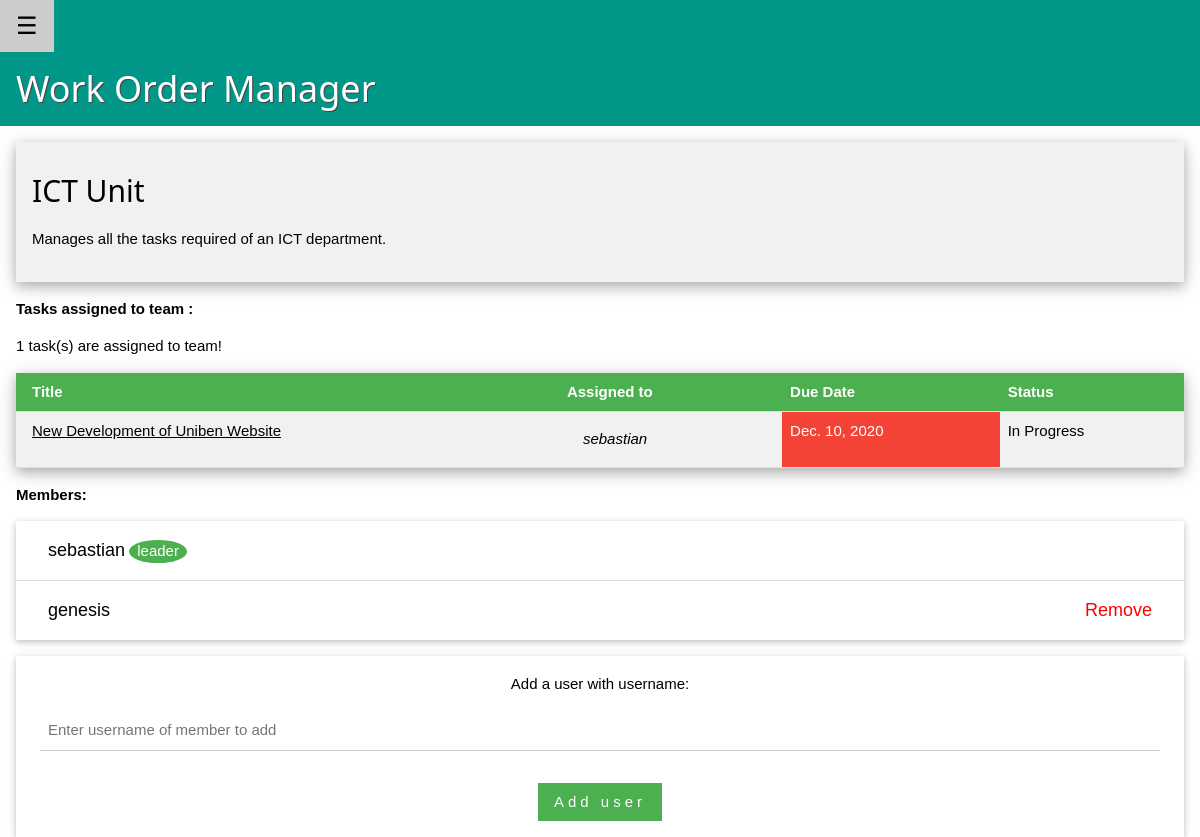
The app's page /teams/1/ (signed in) with its own data.
### task_manager/models.py (models this page shows, shortened)
class Team(models.Model):
    name = models.CharField(max_length=50)
    desc = models.TextField(default='', max_length=1024, blank=True)
    leader = models.ForeignKey(UserModel, on_delete=models.CASCADE, related_name='leading_teams')
    members = models.ManyToManyField(UserModel)
    class Meta:
        ordering = ["name"]
        verbose_name_plural = "Teams"

class Task(models.Model):
    title = models.CharField(max_length=50)
    desc = models.TextField(default="", max_length=1024, blank=True)
    STATUS_CHOICES = (
        ('PLAN', 'Planned'),
        ('PROG', 'In Progress'),
        ('COMP', 'Completed')
    )
    status = models.CharField(max_length=4, choices=STATUS_CHOICES, default='PLAN')
    creator = models.ForeignKey(UserModel, on_delete=models.CASCADE, related_name='created_tasks')
    assigned_to = models.ManyToManyField(UserModel, help_text="Press ctrl to select multiple")
    team = models.ForeignKey(Team, on_delete=models.SET_NULL, null=True, blank=True)
    planned_date = models.DateField(auto_now_add=True)
    accepted_date = models.DateField(null=True, blank=True)
    accepted_by = models.ForeignKey(UserModel, on_delete=models.SET_NULL, null=True, related_name='accepted_tasks', blank=True)
    due_date = models.DateField()
    completed_date = models.DateField(null=True, blank=True)
    def get_absolute_url(self):
        return reverse("task_manager:task_detail", kwargs={"task_id" : self.id})
    def is_overdated(self):
        if self.due_date and datetime.date.today() > self.due_date:
            return True
        else:
            return False
    class Meta:
        ordering = ["planned_date"]
        verbose_name_plural = "Tasks"

### task_manager/views/teams.py (the view)
# urls.py: path('teams/<int:team_id>/', views.team_detail, name='team_detail'),
@login_required
@require_http_methods(["GET"])
def team_detail(request, team_id):
    team = get_object_or_404(Team, id=team_id)
    tasks = team.task_set.exclude(status='COMP')
    if request.user in team.members.all():
        return render(
            request,
            'task_manager/team_detail.html',
            {'user' : request.user, 'team' : team, 'tasks' : tasks}
        )
    else:
        raise PermissionDenied

### task_manager/templates/task_manager/team_detail.html (shortened to what this page needs)
{% extends "./base.html" %}
{% block content %}
<div class="w3-card-4 w3-padding-16 w3-light-grey w3-margin-bottom w3-margin-top">
  <div class="w3-margin-left">
    <h2 class="">{{ team.name }}</h2>
    {% if team.desc %}
      <p>{{ team.desc|safe|linebreaks }}</p>
    {% endif %}
  </div>
</div>
<b>
  Tasks assigned to team :
</b>
<p>{{ tasks.count }} task(s) are assigned to team!</p>
{% if tasks %}
  <table class="w3-table w3-striped w3-bordered w3-card-4 w3-hoverable">
    <tr class="w3-green">
      <th>Title</th>
      <th>Assigned to</th>
      <th>Due Date</th>
      <th>Status</th>
    </tr>
    {% for task in tasks %}
      <tr>
        <td><a href="{{ task.get_absolute_url }}">{{ task.title }}</a></td>
        <td>
          <ul class="w3-ul" style="width:36%">
            {% for u in task.assigned_to.all %}
              <li><i>{{ u }}</i></li>
            {% endfor %}
          </ul>
        </td>
        <td class="{% if task.is_overdated %}w3-red{% endif %}">{{ task.due_date }}</td>
        <td>{{ task.get_status_display }}</td>
      </tr>
    {% endfor %}
  </table>
{% endif %}
<div class="w3-margin-top">
  <b><p>Members: </p></b>
  <ul class="w3-ul w3-card-2">
    {% for member in team.members.all %}
      <li class="w3-bar">
        <div class="w3-bar-item">
          <span class="w3-large">{{ member }}</span>
          {% if member == team.leader %}
            <span class="w3-badge w3-green">leader</span>
          {% endif %}
        </div>
        {% if user == team.leader and member != team.leader %}
          <a href="{% url 'task_manager:team_remove_member' team.id %}?username={{ member.username }}">
            <span class="w3-bar-item w3-button w3-large w3-right" style="color:red">Remove</span>
          </a>
        {% endif %}
      </li>
    {% endfor %}
  </ul>
</div>
{% if user == team.leader %}
  <div class="w3-card w3-center w3-margin-top w3-row-padding">
  <form method="get" action="{% url 'task_manager:team_add_member' team.id %}" class="w3-container">
    <p class="w3-margin-top">Add a user with username:</p>
    <input class="w3-input w3-section" type="text" name="username" placeholder="Enter username of member to add" autocomplete="off" spellcheck="false" required>
    <input type="submit" value="Add user" class="w3-button w3-wide w3-green w3-section">
  </form>
  </div>
{% endif %}
{% endblock %}

### task_manager/static/task_manager/w3.css (style rules this page uses)
*,*:before,*:after { box-sizing:inherit }
html { -ms-text-size-adjust:100%;-webkit-text-size-adjust:100% }
body { margin:0 }
a { background-color:transparent;-webkit-text-decoration-skip:objects }
button,input,select,textarea { font:inherit;margin:0 }
button,input { overflow:visible }
button,html [type=button],[type=reset],[type=submit] { -webkit-appearance:button }
html,body { font-family:Verdana,sans-serif;font-size:15px;line-height:1.5 }
html { overflow-x:hidden }
h2 { font-size:30px }
h1,h2,h3,h4,h5,h6 { font-family:"Segoe UI",Arial,sans-serif;font-weight:400;margin:10px 0 }
.w3-wide { letter-spacing:4px }
a { color:inherit }
.w3-table,.w3-table-all { border-collapse:collapse;border-spacing:0;width:100%;display:table }
.w3-bordered tr,.w3-table-all tr { border-bottom:1px solid #ddd }
.w3-striped tbody tr:nth-child(even) { background-color:#f1f1f1 }
.w3-table td,.w3-table th,.w3-table-all td,.w3-table-all th { padding:8px 8px;display:table-cell;text-align:left;vertical-align:top }
.w3-table th:first-child,.w3-table td:first-child,.w3-table-all th:first-child,.w3-table-all td:first-child { padding-left:16px }
.w3-btn,.w3-button { border:none;display:inline-block;padding:8px 16px;vertical-align:middle;overflow:hidden;text-decoration:none;color:inherit;background-color:inherit;text-align:center;cursor:pointer;white-space:nowrap }
.w3-btn,.w3-button { -webkit-touch-callout:none;-webkit-user-select:none;-khtml-user-select:none;-moz-user-select:none;-ms-user-select:none;user-select:none }
.w3-badge,.w3-tag { background-color:#000;color:#fff;display:inline-block;padding-left:8px;padding-right:8px;text-align:center }
.w3-badge { border-radius:50% }
.w3-ul { list-style-type:none;padding:0;margin:0 }
.w3-ul li { padding:8px 16px;border-bottom:1px solid #ddd }
.w3-ul li:last-child { border-bottom:none }
.w3-input { padding:8px;display:block;border:none;border-bottom:1px solid #ccc;width:100% }
.w3-bar { width:100%;overflow:hidden }
.w3-bar .w3-bar-item { padding:8px 16px;float:left;width:auto;border:none;display:block;outline:0 }
.w3-bar .w3-button { white-space:normal }
.w3-container:after,.w3-container:before,.w3-panel:after,.w3-panel:before,.w3-row:after,.w3-row:before,.w3-row-padding:after,.w3-row-padding:before, .w3-cell-row:before,.w3-cell-row:after,.w3-clear:after,.w3-clear:before,.w3-bar:before,.w3-bar:after { content:"";display:table;clear:both }
.w3-row-padding,.w3-row-padding>.w3-half,.w3-row-padding>.w3-third,.w3-row-padding>.w3-twothird,.w3-row-padding>.w3-threequarter,.w3-row-padding>.w3-quarter,.w3-row-padding>.w3-col { padding:0 8px }
.w3-container,.w3-panel { padding:0.01em 16px }
.w3-card,.w3-card-2 { box-shadow:0 2px 5px 0 rgba(0,0,0,0.16),0 2px 10px 0 rgba(0,0,0,0.12) }
.w3-card-4,.w3-hover-shadow:hover { box-shadow:0 4px 10px 0 rgba(0,0,0,0.2),0 4px 20px 0 rgba(0,0,0,0.19) }
.w3-large { font-size:18px!important }
.w3-center { text-align:center!important }
.w3-section,.w3-code { margin-top:16px!important;margin-bottom:16px!important }
.w3-margin-top { margin-top:16px!important }
.w3-margin-bottom { margin-bottom:16px!important }
.w3-margin-left { margin-left:16px!important }
.w3-padding-16 { padding-top:16px!important;padding-bottom:16px!important }
.w3-right { float:right!important }
.w3-green,.w3-hover-green:hover { color:#fff!important;background-color:#4CAF50!important }
.w3-red,.w3-hover-red:hover { color:#fff!important;background-color:#f44336!important }
.w3-light-grey,.w3-hover-light-grey:hover,.w3-light-gray,.w3-hover-light-gray:hover { color:#000!important;background-color:#f1f1f1!important }

### records on screen
Team: name "ICT Unit", desc "Manages all the tasks required of an ICT department."
Task: title "New Development of Uniben Website", due_date "Dec. 10, 2020", status "In Progress"

### other values on screen
{{ tasks.count }} "1"
{{ u }} "sebastian"
{{ member }} "sebastian"
{{ member }} "genesis"
